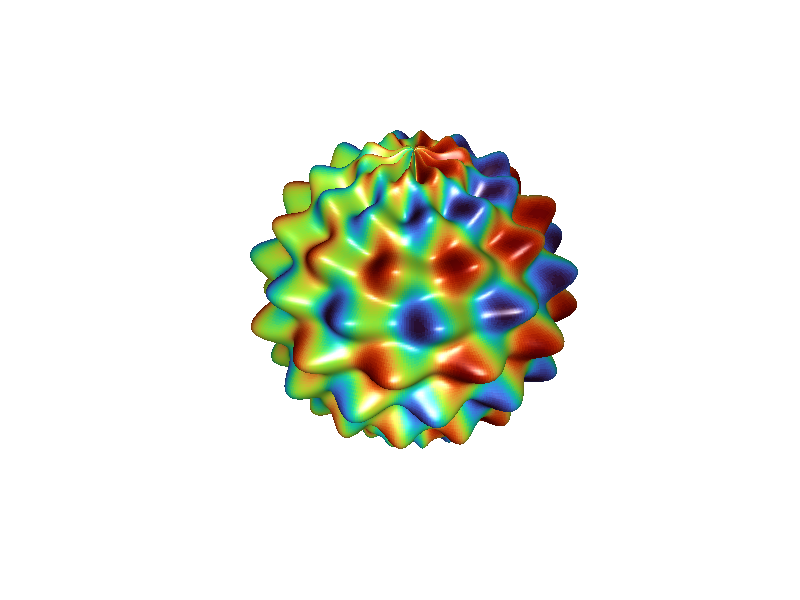

Here is the MATLAB script that generated this plot:
% 打开本文件并点击 Run。可修改下方采样量、参数或颜色。
% Open this script and click Run. No extra data or toolbox is required.

[theta, phi] = meshgrid( ...
    linspace(0, 2*pi, 360), ...
    linspace(0, pi, 220));

r = 1 ...
    + 0.10*sin(10*theta).*sin(8*phi) ...
    + 0.06*cos(18*phi);

X = r .* sin(phi).*cos(theta);
Y = r .* sin(phi).*sin(theta);
Z = r .* cos(phi);

C = sin(8*phi) + cos(10*theta);

figure('Color', [0.015 0.015 0.025]);

surf(X,Y,Z,C, ...
    'EdgeColor','none');

axis equal;
axis off;

colormap(turbo);

view(35,25);

camlight headlight;
lighting gouraud;

title('Wave Planet', ...
    'Color','w', ...
    'FontSize',18);
